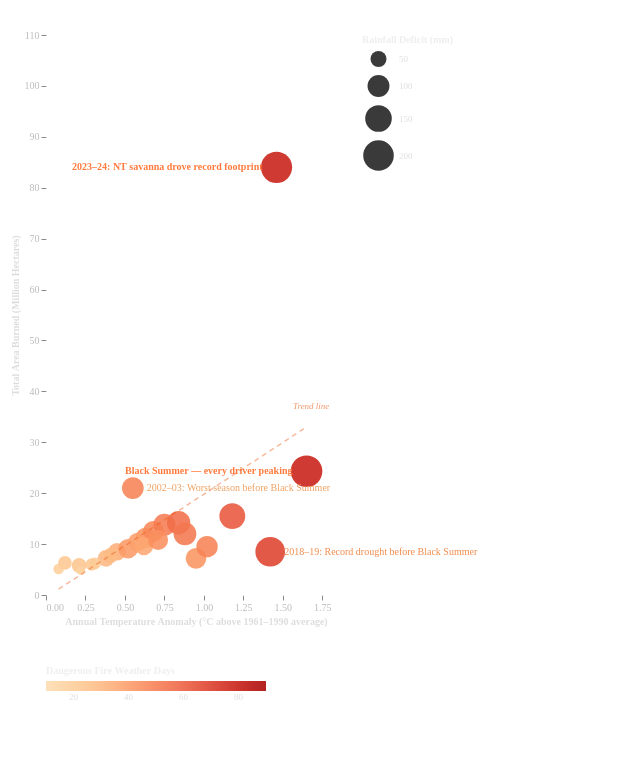

Source (Vega-Lite JSON):
### Vega-Lite specification from a JSON file in a GitHub repository (floating-point values rounded to 4 significant figures)
{"$schema": "https://vega.github.io/schema/vega-lite/v5.json", "width": "container", "height": 560, "background": "transparent", "padding": {"left": 10, "right": 140, "top": 30, "bottom": 80}, "data": {"values": [{"season": "1999-00", "temp_anomaly": 0.12, "area_mha": 6.3, "rainfall_deficit": 35, "fire_days": 22}, {"season": "2000-01", "temp_anomaly": 0.08, "area_mha": 5.1, "rainfall_deficit": 18, "fire_days": 18}, {"season": "2001-02", "temp_anomaly": 0.21, "area_mha": 5.8, "rainfall_deficit": 42, "fire_days": 24}, {"season": "2002-03", "temp_anomaly": 0.55, "area_mha": 21.0, "rainfall_deficit": 98, "fire_days": 48, "label": "2002-03: Worst season before Black Summer"}, {"season": "2003-04", "temp_anomaly": 0.38, "area_mha": 7.2, "rainfall_deficit": 55, "fire_days": 30}, {"season": "2004-05", "temp_anomaly": 0.29, "area_mha": 6.0, "rainfall_deficit": 28, "fire_days": 22}, {"season": "2005-06", "temp_anomaly": 0.45, "area_mha": 8.5, "rainfall_deficit": 62, "fire_days": 34}, {"season": "2006-07", "temp_anomaly": 0.52, "area_mha": 9.1, "rainfall_deficit": 78, "fire_days": 40}, {"season": "2007-08", "temp_anomaly": 0.41, "area_mha": 7.8, "rainfall_deficit": 44, "fire_days": 28}, {"season": "2008-09", "temp_anomaly": 0.63, "area_mha": 11.2, "rainfall_deficit": 85, "fire_days": 42}, {"season": "2009-10", "temp_anomaly": 0.58, "area_mha": 10.4, "rainfall_deficit": 72, "fire_days": 38}, {"season": "2010-11", "temp_anomaly": 0.22, "area_mha": 4.8, "rainfall_deficit": 10, "fire_days": 15}, {"season": "2011-12", "temp_anomaly": 0.31, "area_mha": 6.2, "rainfall_deficit": 25, "fire_days": 20}, {"season": "2012-13", "temp_anomaly": 0.68, "area_mha": 12.5, "rainfall_deficit": 90, "fire_days": 46}, {"season": "2013-14", "temp_anomaly": 0.75, "area_mha": 13.8, "rainfall_deficit": 102, "fire_days": 50}, {"season": "2014-15", "temp_anomaly": 0.62, "area_mha": 9.6, "rainfall_deficit": 68, "fire_days": 36}, {"season": "2015-16", "temp_anomaly": 0.84, "area_mha": 14.2, "rainfall_deficit": 115, "fire_days": 55}, {"season": "2016-17", "temp_anomaly": 0.71, "area_mha": 10.8, "rainfall_deficit": 82, "fire_days": 44}, {"season": "2017-18", "temp_anomaly": 0.88, "area_mha": 12.0, "rainfall_deficit": 108, "fire_days": 52}, {"season": "2018-19", "temp_anomaly": 1.42, "area_mha": 8.5, "rainfall_deficit": 188, "fire_days": 68, "label": "2018-19: Record drought year before Black Summer"}, {"season": "2019-20", "temp_anomaly": 1.65, "area_mha": 24.3, "rainfall_deficit": 215, "fire_days": 78, "label": "Black Summer: Every climate driver at record levels simultaneously"}, {"season": "2020-21", "temp_anomaly": 0.95, "area_mha": 7.2, "rainfall_deficit": 88, "fire_days": 42}, {"season": "2021-22", "temp_anomaly": 1.02, "area_mha": 9.5, "rainfall_deficit": 95, "fire_days": 48}, {"season": "2022-23", "temp_anomaly": 1.18, "area_mha": 15.5, "rainfall_deficit": 142, "fire_days": 62}, {"season": "2023-24", "temp_anomaly": 1.46, "area_mha": 84.0, "rainfall_deficit": 210, "fire_days": 78, "label": "2023-24: NT savanna fires drove a record continent-wide footprint"}]}, "layer": [{"mark": {"type": "point", "filled": true, "opacity": 0.88}, "encoding": {"x": {"field": "temp_anomaly", "type": "quantitative", "title": "Annual Temperature Anomaly (°C above 1961–1990 average)", "scale": {"domain": [0, 1.9], "nice": false}, "axis": {"titleColor": "#ddd", "labelColor": "#bbb", "titleFont": "DM Mono", "labelFont": "DM Mono", "titleFontSize": 10, "grid": true, "gridColor": "rgba(255,255,255,.1)", "domainColor": "rgba(255,255,255,.3)", "values": [0, 0.25, 0.5, 0.75, 1.0, 1.25, 1.5, 1.75], "format": ".2f", "labelFontSize": 10}}, "y": {"field": "area_mha", "type": "quantitative", "title": "Total Area Burned (Million Hectares)", "scale": {"domain": [0, 110]}, "axis": {"titleColor": "#ddd", "labelColor": "#bbb", "titleFont": "DM Mono", "labelFont": "DM Mono", "titleFontSize": 10, "grid": true, "gridColor": "rgba(255,255,255,.1)", "domainColor": "rgba(255,255,255,.3)"}}, "size": {"field": "rainfall_deficit", "type": "quantitative", "title": "Rainfall Deficit (millimetres)", "scale": {"range": [30, 1000]}, "legend": {"title": "Rainfall Deficit (mm)", "orient": "right", "titleColor": "#eee", "labelColor": "#ddd", "titleFont": "DM Mono", "labelFont": "DM Mono", "titleFontSize": 10, "labelFontSize": 9, "symbolLimit": 4, "titleOrient": "top", "offset": 16, "values": [50, 100, 150, 200]}}, "color": {"field": "fire_days", "type": "quantitative", "title": "Dangerous Fire Weather Days", "scale": {"scheme": "orangered", "domain": [10, 90]}, "legend": {"title": "Dangerous Fire Weather Days", "orient": "bottom", "titleColor": "#eee", "labelColor": "#ddd", "titleFont": "DM Mono", "labelFont": "DM Mono", "titleFontSize": 10, "labelFontSize": 9, "gradientLength": 220, "gradientThickness": 10, "direction": "horizontal", "titleOrient": "top", "offset": 40}}, "tooltip": [{"field": "season", "title": "Fire Season"}, {"field": "temp_anomaly", "title": "Temperature Anomaly (degrees Celsius)", "format": ".2f"}, {"field": "area_mha", "title": "Area Burned (Million Hectares)", "format": ".1f"}, {"field": "rainfall_deficit", "title": "Rainfall Deficit (millimetres)"}, {"field": "fire_days", "title": "Dangerous Fire Weather Days"}]}}, {"mark": {"type": "text", "align": "right", "dx": -14, "dy": 0, "fontSize": 10, "font": "DM Mono", "fontWeight": 600}, "transform": [{"filter": "datum.season === '2023-24'"}], "encoding": {"x": {"field": "temp_anomaly", "type": "quantitative"}, "y": {"field": "area_mha", "type": "quantitative"}, "text": {"value": "2023–24: NT savanna drove record footprint"}, "color": {"value": "#ff7a3c"}}}, {"mark": {"type": "text", "align": "right", "dx": -14, "dy": 0, "fontSize": 10, "font": "DM Mono", "fontWeight": 600}, "transform": [{"filter": "datum.season === '2019-20'"}], "encoding": {"x": {"field": "temp_anomaly", "type": "quantitative"}, "y": {"field": "area_mha", "type": "quantitative"}, "text": {"value": "Black Summer — every driver peaking"}, "color": {"value": "#ff7a3c"}}}, {"mark": {"type": "text", "align": "left", "dx": 14, "dy": 0, "fontSize": 10, "font": "DM Mono", "fontWeight": 500}, "transform": [{"filter": "datum.season === '2018-19'"}], "encoding": {"x": {"field": "temp_anomaly", "type": "quantitative"}, "y": {"field": "area_mha", "type": "quantitative"}, "text": {"value": "2018–19: Record drought before Black Summer"}, "color": {"value": "#f08a4a"}}}, {"mark": {"type": "text", "align": "left", "dx": 14, "dy": 0, "fontSize": 10, "font": "DM Mono", "fontWeight": 500}, "transform": [{"filter": "datum.season === '2002-03'"}], "encoding": {"x": {"field": "temp_anomaly", "type": "quantitative"}, "y": {"field": "area_mha", "type": "quantitative"}, "text": {"value": "2002–03: Worst season before Black Summer"}, "color": {"value": "#f0a060"}}}, {"mark": {"type": "line", "color": "rgba(232,82,10,.4)", "strokeDash": [5, 4], "strokeWidth": 1.5}, "transform": [{"regression": "area_mha", "on": "temp_anomaly"}], "encoding": {"x": {"field": "temp_anomaly", "type": "quantitative"}, "y": {"field": "area_mha", "type": "quantitative"}}}, {"mark": {"type": "text", "align": "right", "dx": -4, "dy": -6, "fontSize": 9, "font": "DM Mono", "color": "rgba(232,82,10,.6)", "fontStyle": "italic"}, "data": {"values": [{"x": 1.82, "y": 36, "label": "Trend line"}]}, "encoding": {"x": {"field": "x", "type": "quantitative"}, "y": {"field": "y", "type": "quantitative"}, "text": {"field": "label"}}}], "config": {"background": "transparent", "view": {"stroke": null}}}
